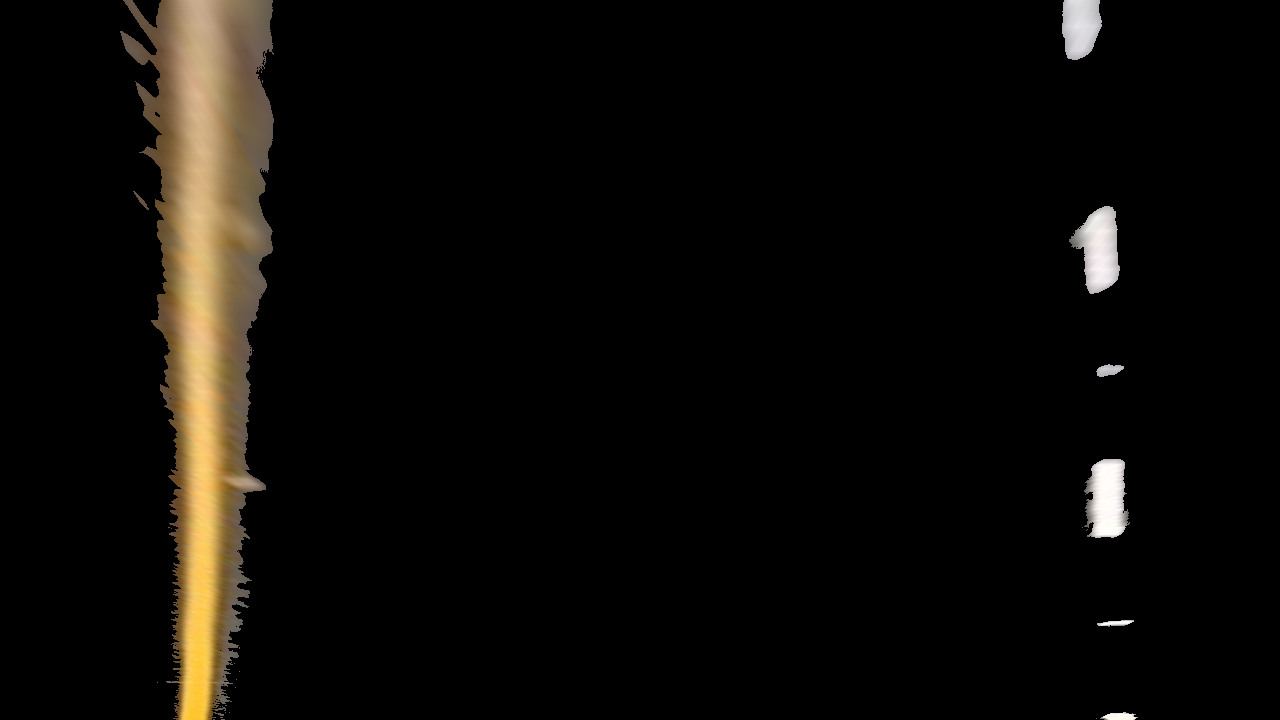
#> input picture doc_images/warp_mask_1.png, 1280 x 720 px
$ jupyter execute Polyline.ipynb   (shell and % lines are left out)   (older library calls are emulated)
#> lines starting #> are read from the running program, lines starting #| are printed output that depends on the picture; after the words box and inside, x2 and y2 are one past the last pixel; in counts of white or black regions, pixels touching at a corner belong together
[cell 1]
import cv2
import numpy as np
import matplotlib.pyplot as plt
import matplotlib.image as mpimg
import matplotlib.rcsetup
matplotlib.rcParams['figure.figsize'] = (15.0, 18.0)
matplotlib.rcParams['figure.dpi'] = 300

[cell 2]
img = mpimg.imread('./doc_images/warp_mask_1.png')
#> img is the input picture: shape (720, 1280, 4) float32; mean R, G, B, A 0.0511, 0.0427, 0.03, 1
img = cv2.cvtColor(img, cv2.COLOR_RGB2GRAY)
#> img: shape (720, 1280) float32
height, width = img.shape
#> height = 720; width = 1280
img = img > 0.01
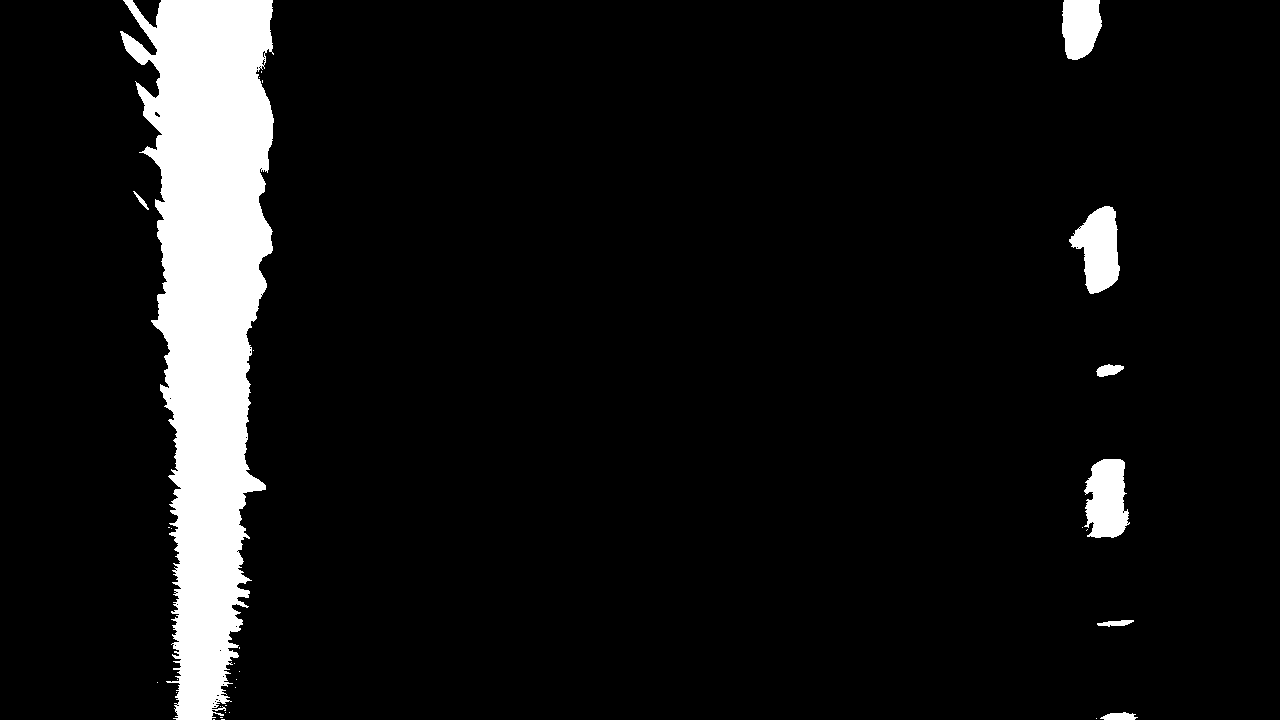
#> img: shape (720, 1280) bool; 7.8% white; 32 white regions (24 under 20 px), largest, box (x1, y1, x2, y2) and area: (120, 0, 274, 720) 63720, (1069, 206, 1120, 294) 2825, (1084, 459, 1130, 538) 2764
plt.imshow(img, cmap='gray')

[cell 3]
def polynomial_fit(img, show=False):
    '''Given a warped image return a polynomial that
       describes the curvature of the lane line'''
    # Useful variables
    left_lane = LaneLine()
    right_lane = LaneLine()
    grey_img = cv2.cvtColor(img, cv2.COLOR_RGB2GRAY)
    height, width = grey_img.shape
    midpoint = np.int(width / 2)
    n_windows = 9
    window_height = np.int(height / n_windows)

    # Create binary image from img
    binary_img = np.zeros_like(grey_img)
    binary_img[grey_img > 0] = 1
    out_img = np.dstack((binary_img, binary_img, binary_img))#*255

    # Create histogram to find start of lane lines
    histogram = np.sum(binary_img[height//2:,:], axis=0)
    left_x_base = np.argmax(histogram[:midpoint])
    right_x_base = np.argmax(histogram[midpoint:]) + midpoint

    # Identify x,y positions of all nonzero pixels in the image
    nonzero = binary_img.nonzero()
    nonzero_y = np.array(nonzero[0])
    nonzero_x = np.array(nonzero[1])

    left_x_current = left_x_base
    right_x_current = right_x_base
    margin = 100
    min_pix = 50

    left_lane_inds = []
    right_lane_inds = []

    for window in range(n_windows):
        win_y_low = height - (window + 1)*window_height
        win_y_high = height - window*window_height
        win_x_left_low   = left_x_current  - margin
        win_x_left_high  = left_x_current  + margin
        win_x_right_low  = right_x_current - margin
        win_x_right_high = right_x_current + margin
        cv2.rectangle(out_img,(win_x_left_low,  win_y_low),
                              (win_x_left_high, win_y_high),
                              (0, 1.0, 0), 5)
        cv2.rectangle(out_img,(win_x_right_low, win_y_low),
                              (win_x_right_high,win_y_high),
                              (0, 1.0, 0), 5)
        good_left_inds =  ((nonzero_y >= win_y_low) &
                           (nonzero_y <  win_y_high) &
                           (nonzero_x >= win_x_left_low) &
                           (nonzero_x <  win_x_left_high)).nonzero()[0]
        good_right_inds = ((nonzero_y >= win_y_low) &
                           (nonzero_y <  win_y_high) &
                           (nonzero_x >= win_x_right_low) &
                           (nonzero_x <  win_x_right_high)).nonzero()[0]
        left_lane_inds.append(good_left_inds)
        right_lane_inds.append(good_right_inds)
        if len(good_left_inds) > min_pix:
            left_x_current = np.int(np.mean(nonzero_x[good_left_inds]))
        if len(good_right_inds) > min_pix:
            right_x_current = np.int(np.mean(nonzero_x[good_right_inds]))

    left_lane_inds = np.concatenate(left_lane_inds)
    right_lane_inds = np.concatenate(right_lane_inds)

    left_x  = nonzero_x[left_lane_inds]
    left_y  = nonzero_y[left_lane_inds]
    right_x = nonzero_x[right_lane_inds]
    right_y = nonzero_y[right_lane_inds]

    plot_y = np.linspace(0, height-1, height)
    overlay_l = np.copy(img)
    overlay_r = np.copy(img)
    overlay_c = np.copy(img)
    poly_img = np.copy(img)
    if left_x.sum() > 0  and left_y.sum() > 0:
        left_fit = np.polyfit(left_y, left_x, 2)
        left_fit_x = left_fit[0]*plot_y**2 + left_fit[1]*plot_y + left_fit[2]
        pts_l = np.column_stack((left_fit_x, plot_y)).astype(np.int32)
        cv2.polylines(overlay_l, [pts_l], False, (255, 0, 0), thickness=100, lineType=cv2.LINE_AA)
    else:
        print('No fit found, because no pixels found on left side')
        left_fit = None
        left_fit_x = None
        show = False

    if right_x.sum() > 0 and right_y.sum() > 0:
        right_fit = np.polyfit(right_y, right_x, 2)
        right_fit_x = right_fit[0]*plot_y**2 + right_fit[1]*plot_y + right_fit[2]
        pts_r = np.column_stack((right_fit_x, plot_y)).astype(np.int32)
        cv2.polylines(overlay_r, [pts_r], False, (0, 0, 255), thickness=100, lineType=cv2.LINE_AA)
    else:
        print('No fit found, because no pixels found on right side')
        right_fit = None
        right_fit_x = None
        show = False
    pts = np.concatenate((pts_l, pts_r[::-1]))
    cv2.fillPoly(overlay_c, np.int_([pts]), (0,255, 0))
    alpha = 0.5
    poly_img = cv2.addWeighted(overlay_l, alpha, poly_img, 1, 0)
    poly_img = cv2.addWeighted(overlay_r, alpha, poly_img, 1, 0)
    poly_img = cv2.addWeighted(overlay_c, alpha, poly_img, 1, 0)
    left_rad  = radius_curvature(left_fit_x,  plot_y)
    right_rad = radius_curvature(right_fit_x, plot_y)

    if show:
        print('Left Lane line  {0:.02}y^2 + {1:.02}y + {2:.02}'.format(left_fit[0],
                                                                   left_fit[1],
                                                                   left_fit[2]))
        print('Left lane radius of curvature {0:.02} m'.format(left_rad))

        print('Right Lane line {0:.02}y^2 + {1:.02}y + {2:.02}'.format(right_fit[0],
                                                                       right_fit[1],
                                                                       right_fit[2]))
        print('Right lane radius of curvature {0:.02} m'.format(right_rad))
        plt.imshow(poly_img)
#         plt.plot(left_fit_x,  plot_y, color='yellow')
#         plt.plot(right_fit_x, plot_y, color='yellow')

    return poly_img

[cell 4]
# Read in a thresholded image
img = mpimg.imread('./doc_images/warp_mask_2.png')
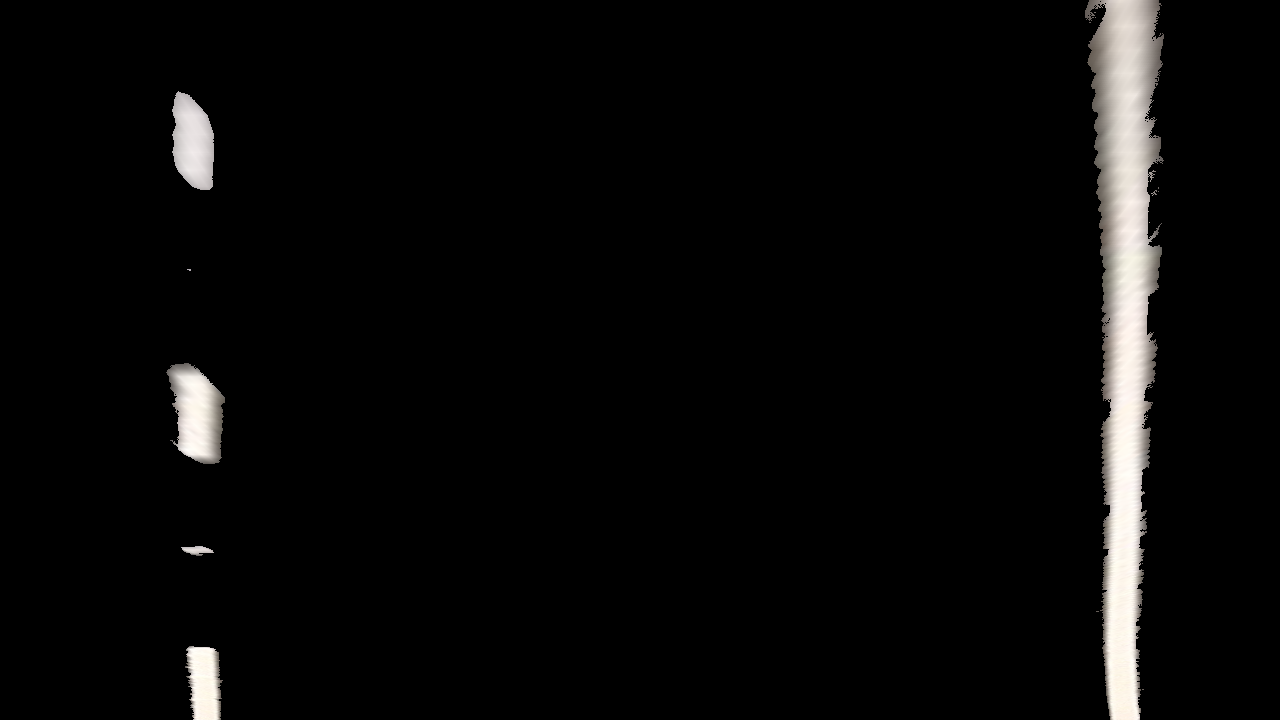
#> input picture doc_images/warp_mask_2.png, 1280 x 720 px
#> img is the input picture: shape (720, 1280, 4) float32; mean R, G, B, A 0.0383, 0.037, 0.0356, 1
# window settings
window_width = 100
window_height = 80 # Break image into 9 vertical layers since image height is 720
margin = 100 # How much to slide left and right for searching
grey_img = cv2.cvtColor(img, cv2.COLOR_RGB2GRAY)
# Create binary image from img
binary_img = np.zeros_like(grey_img)
binary_img[grey_img > 0] = 1
img = binary_img

def window_mask(width, height, img_ref, center,level):
    output = np.zeros_like(img_ref)
    output[int(img_ref.shape[0]-(level+1)*height):int(img_ref.shape[0]-level*height),max(0,int(center-width/2)):min(int(center+width/2),img_ref.shape[1])] = 1
    return output

def find_window_centroids(img, window_width, window_height, margin):

    window_centroids = [] # Store the (left,right) window centroid positions per level
    window = np.ones(window_width) # Create our window template that we will use for convolutions

    # First find the two starting positions for the left and right lane by using np.sum to get the vertical image slice
    # and then np.convolve the vertical image slice with the window template

    # Sum quarter bottom of image to get slice, could use a different ratio
    l_sum = np.sum(img[int(3*img.shape[0]/4):,:int(img.shape[1]/2)], axis=0)
    l_center = np.argmax(np.convolve(window,l_sum))-window_width/2
    r_sum = np.sum(img[int(3*img.shape[0]/4):,int(img.shape[1]/2):], axis=0)
    r_center = np.argmax(np.convolve(window,r_sum))-window_width/2+int(img.shape[1]/2)

    # Add what we found for the first layer
    window_centroids.append((l_center,r_center))

    # Go through each layer looking for max pixel locations
    for level in range(1,(int)(img.shape[0]/window_height)):
        # convolve the window into the vertical slice of the image
        image_layer = np.sum(img[int(img.shape[0]-(level+1)*window_height):int(img.shape[0]-level*window_height),:], axis=0)
        conv_signal = np.convolve(window, image_layer)
        # Find the best left centroid by using past left center as a reference
        # Use window_width/2 as offset because convolution signal reference is at right side of window, not center of window
        offset = window_width/2
        l_min_index = int(max(l_center+offset-margin,0))
        l_max_index = int(min(l_center+offset+margin,img.shape[1]))
        l_center = np.argmax(conv_signal[l_min_index:l_max_index])+l_min_index-offset
        # Find the best right centroid by using past right center as a reference
        r_min_index = int(max(r_center+offset-margin,0))
        r_max_index = int(min(r_center+offset+margin,img.shape[1]))
        r_center = np.argmax(conv_signal[r_min_index:r_max_index])+r_min_index-offset
        # Add what we found for that layer
        window_centroids.append((l_center,r_center))

    return window_centroids

window_centroids = find_window_centroids(img, window_width, window_height, margin)

# If we found any window centers
if len(window_centroids) > 0:

    # Points used to draw all the left and right windows
    l_points = np.zeros_like(img)
    r_points = np.zeros_like(img)

    # Go through each level and draw the windows
    for level in range(0,len(window_centroids)):
        # Window_mask is a function to draw window areas
        l_mask = window_mask(window_width,window_height,img,window_centroids[level][0],level)
        r_mask = window_mask(window_width,window_height,img,window_centroids[level][1],level)
        # Add graphic points from window mask here to total pixels found
        l_points[(l_points == 255) | ((l_mask == 1) ) ] = 255
        r_points[(r_points == 255) | ((r_mask == 1) ) ] = 255

    # Draw the results
    template = np.array(r_points+l_points,np.uint8) # add both left and right window pixels together
    zero_channel = np.zeros_like(template) # create a zero color channel
    template = np.array(cv2.merge((zero_channel,template,zero_channel)),np.uint8) # make window pixels green
    warpage = np.array(cv2.merge((img,img,img)),np.uint8) # making the original road pixels 3 color channels
    output = cv2.addWeighted(warpage, 1, template, 0.5, 0.0) # overlay the orignal road image with window results

# If no window centers found, just display orginal road image
else:
    output = np.array(cv2.merge((img)),np.uint8)

# Display the final results
plt.imshow(img)
plt.title('window fitting results')
plt.show()
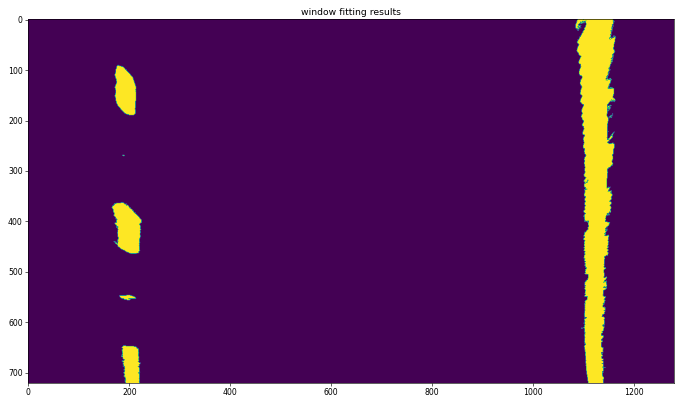
#> figure drawn by matplotlib, 1 panel

[cell 5]
def radius_curvature(x, y):
    y_scale = 30/720
    x_scale = 3.7/700

    x_fit = np.polyfit(y*y_scale, x*x_scale, 2)
    return ((1 + (2*x[0]*np.max(y)*y_scale + x[1])**2)**1.5) / np.absolute(2*x[0])

[cell 6]
# Define a class to receive the characteristics of each line detection
class LaneLine():
    def __init__(self):
        # was the line detected in the last iteration?
        self.detected = False
        # x values of the last n fits of the line
        self.recent_x_fitted = []
        #average x values of the fitted line over the last n iterations
        self.best_x = None
        #polynomial coefficients averaged over the last n iterations
        self.best_fit = None
        #polynomial coefficients for the most recent fit
        self.current_fit = [np.array([False])]
        #radius of curvature of the line in some units
        self.radius_of_curvature = None
        #distance in meters of vehicle center from the line
        self.line_base_pos = None
        #difference in fit coefficients between last and new fits
        self.diffs = np.array([0,0,0], dtype='float')
        #x values for detected line pixels
        self.all_x = None
        #y values for detected line pixels
        self.all_y = None

[cell 7]
img = mpimg.imread('./doc_images/warp_mask_1.png')
final = polynomial_fit(img, show=True)
#> after the loop in polynomial_fit, `for window in range(n_windows):`:
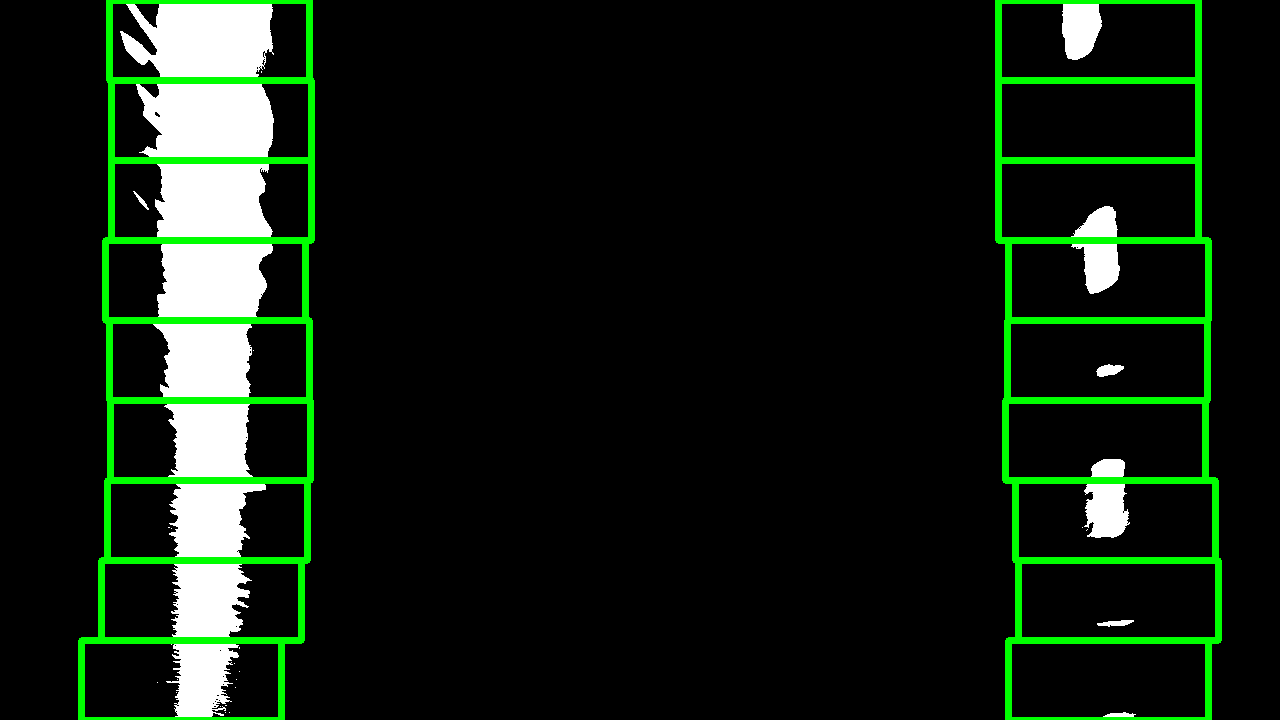
#> out_img: shape (720, 1280, 3) float32; mean of channels 0, 1, 2 0.0711, 0.12, 0.0711; drawn as R, G, B
#| Left Lane line  -6e-05y^2 + 0.038y + 2e+02
#| Left lane radius of curvature 4.7e+09 m
#| Right Lane line -5.9e-05y^2 + 0.088y + 1.1e+03
#| Right lane radius of curvature 1.3e+11 m
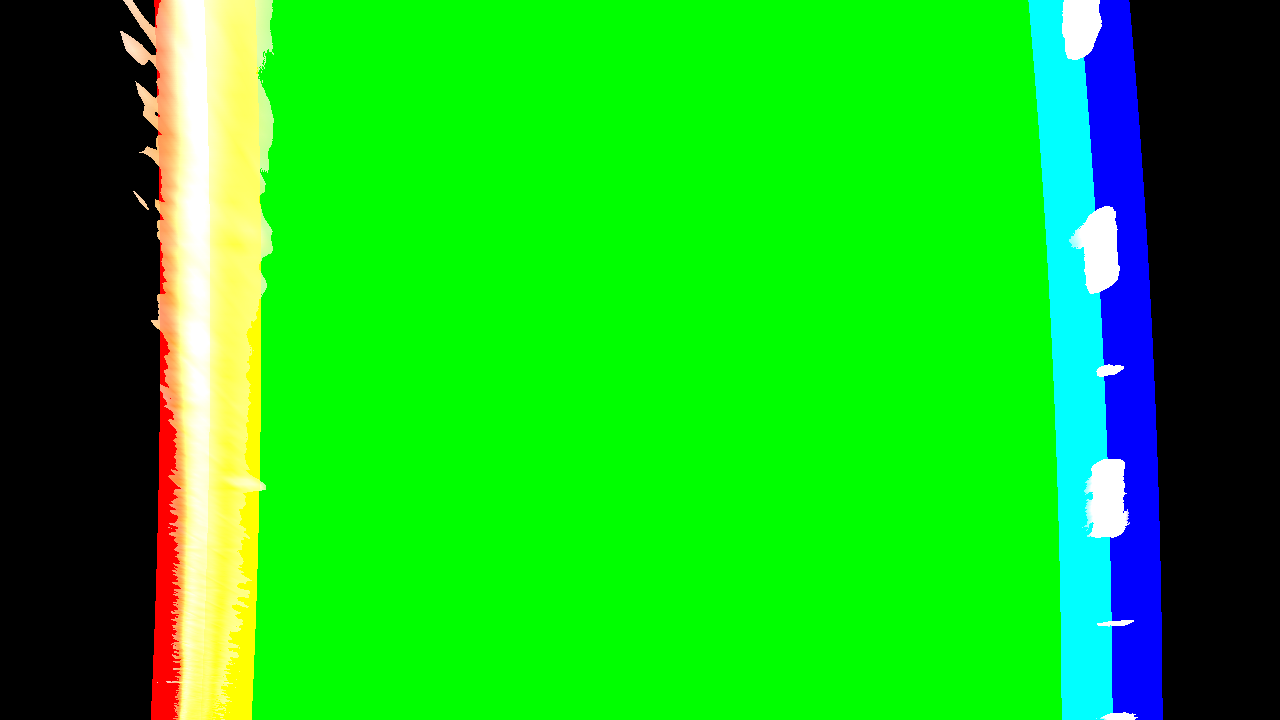
#> shown: shape (720, 1280, 4) float32; mean R, G, B, A 0.092, 0.733, 0.119, 1
